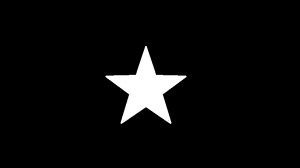
#> input picture star-1-300x168.jpg, 300 x 168 px
$ jupyter execute --allow-errors sampling,blending.ipynb
#> lines starting #> are read from the running program, lines starting #| are printed output that depends on the picture
[cell 1]
#upsampling
import cv2
import matplotlib.pyplot as plt
img=cv2.imread('lion.jpg')
cv2.imshow("image before upsampling",img)
img=cv2.pyrUp(img)
cv2.imshow("up sampling",img)
#> (the rest of this cell did not finish here and is left out)

[cell 2]
#DOWN SAMPLING
import cv2
import matplotlib.pyplot as plt
img=cv2.imread('lion.jpg')
cv2.imshow("image before downsampling",img)
#> (the rest of this cell did not finish here and is left out)

[cell 3]
#adding,subtracting,multiplying,dividing two images
import cv2
img1=cv2.imread('star-1-300x168.jpg')
#> img1 is the input picture: shape (168, 300, 3); min 0, max 255, mean 11.7
img2=cv2.imread('dot-300x168.jpg')
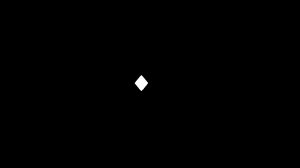
#> input picture dot-300x168.jpg, 300 x 168 px
#> img2 is the input picture: shape (168, 300, 3); min 0, max 255, mean 0.6
add=img1+img2
sub=img2-img1
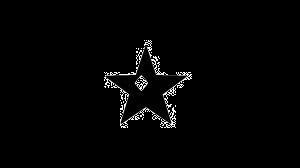
#> sub: shape (168, 300, 3); min 0, max 255, mean 4.2
mul=img1*img2
div=img2/img1
#> div: shape (168, 300, 3) float64; 93.93% of the values are NaN or infinite; the others: min 0, max 1.04, mean 0.0376
cv2.imshow("add",add)
cv2.imshow("sub",sub)
cv2.imshow("mul",mul)
cv2.imshow("div",div)
cv2.waitKey(0)
cv2.destroyAllWindows()

[cell 4]
#BLENDING TWO IMAGES
import cv2
f1 = cv2.imread('star-1-300x168.jpg', 1)
f2 = cv2.imread('dot-300x168.jpg', 1)
img = cv2.addWeighted(f1, 0.3, f2, 0.7, 0)
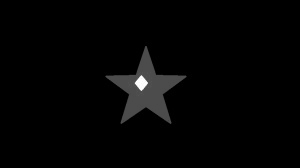
#> img: shape (168, 300, 3); min 0, max 255, mean 3.9
cv2.imshow('image', img)
cv2.waitKey(0)
cv2.destroyAllWindows()

[cell 5]
#BLENDING TWO IMAGES
import cv2
f1 = cv2.imread('1-500x250-3.jpg', 1)
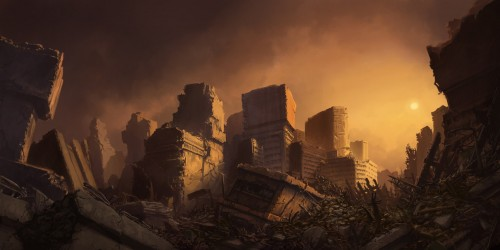
#> input picture 1-500x250-3.jpg, 500 x 250 px
#> f1 is the input picture: shape (250, 500, 3); mean B, G, R 34.8, 52.4, 81
f2 = cv2.imread('2-500x250-2.jpg', 1)
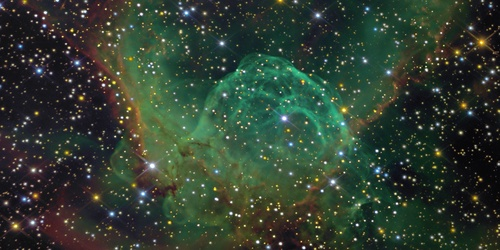
#> input picture 2-500x250-2.jpg, 500 x 250 px
#> f2 is the input picture: shape (250, 500, 3); mean B, G, R 49.4, 62.5, 48.9
img = cv2.addWeighted(f1, 0.3, f2, 0.7, 0)
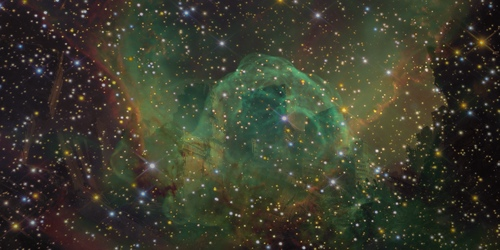
#> img: shape (250, 500, 3); mean B, G, R 45, 59.5, 58.5
cv2.imshow('image', img)
cv2.waitKey(0)
cv2.destroyAllWindows()
